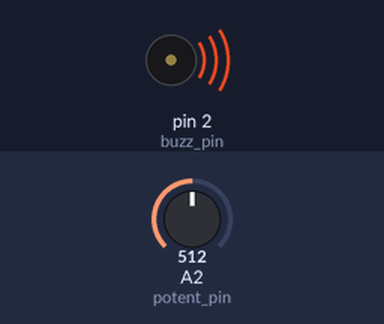
Simulated run of this sketch. Board: Arduino Uno, built with avr-gcc and run on an emulated ATmega328P. Shown: buzzer (waves = sounding). The test bench sets the inputs (shaded band); at power-on: A2 (potent_pin) = 512. What the sketch prints to the serial monitor is not drawn.

Above: at 0.1 s.
Timing chart, 0 to 40.0 s (numbered marks = the images above):
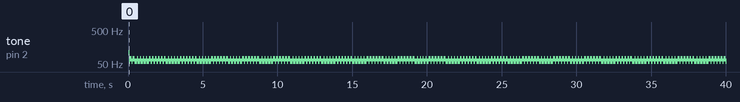

Measured:
- by itself, tone on pin 2 (buzz_pin): plays 107 Hz for 0.04 s, 60 Hz for 0.04 s, 71 Hz for 0.12 s, 60 Hz for 0.08 s, 71 Hz for 0.12 s, 60 Hz for 0.16 s … (386 notes in this stretch)

The sketch:

passive_buzzer_modulation_with_potent_meter.ino
```cpp
int potent_pin = A2; // have to do an analog read se we'll use analog pin(A0...A5)
int buzz_pin = 2;
int dt;
float potent_read_value;

void setup() {
  // put your setup code here, to run once:
  Serial.begin(9600);
  pinMode(potent_pin,INPUT);
  pinMode(buzz_pin, OUTPUT);
}

void loop() {
  // put your main code here, to run repeatedly:
  potent_read_value = analogRead(potent_pin);
  potent_read_value = (5*potent_read_value)/1023;
  dt = ((potent_read_value*9040)+300)/5;
  Serial.print("dt: ");
  Serial.println(dt);
  Serial.println(potent_read_value);
  digitalWrite(buzz_pin, HIGH);
  delayMicroseconds(dt);
  digitalWrite(buzz_pin, LOW);
  //delayMicroseconds(dt);

}
```
